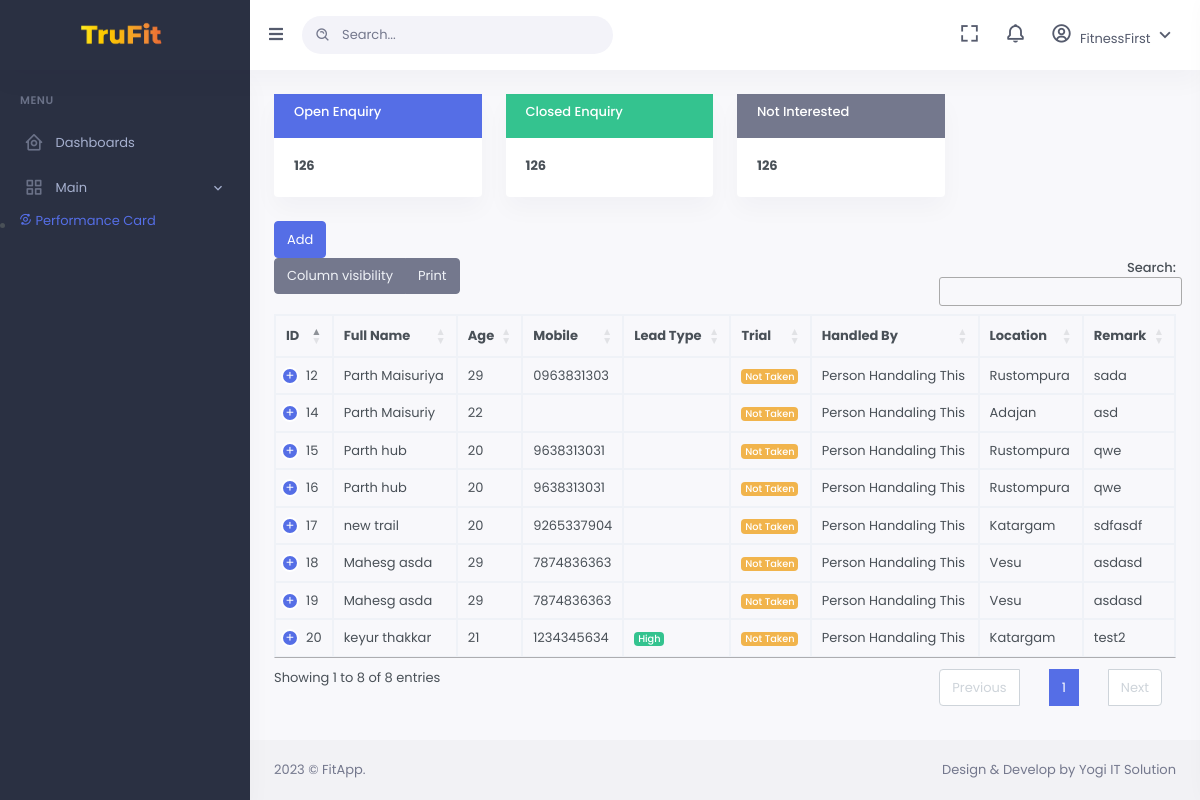
Page /all-inquiry.php (signed in) on the earlier database version.
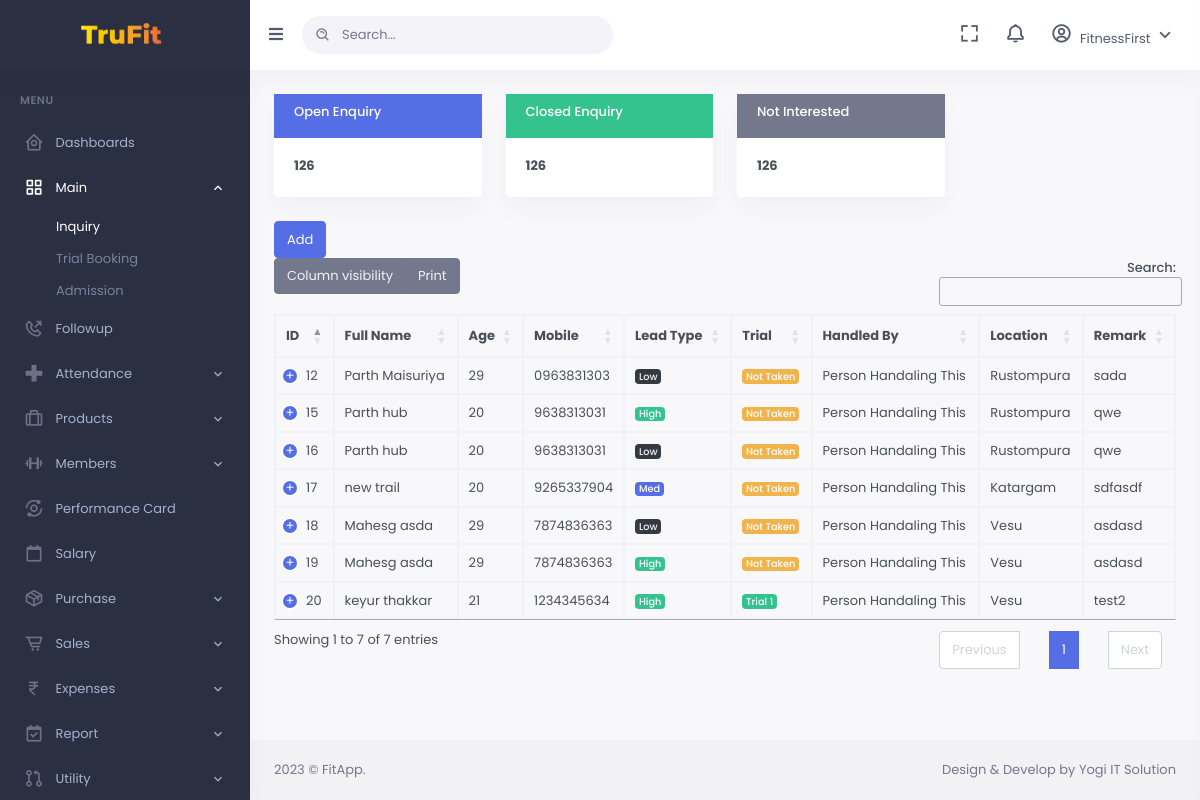
Same page on the later database version.
### tables this page shows
CREATE TABLE `student` (
  `stdID` int(11) NOT NULL,
  `stdfName` varchar(100) NOT NULL,
  `stdlName` varchar(100) NOT NULL,
  `stdAge` int(3) NOT NULL,
  `stdGender` varchar(7) NOT NULL,
  `stdContact` varchar(10) NOT NULL,
  `stdEmailID` varchar(50) NOT NULL,
  `school` varchar(200) NOT NULL,
  `locationID` int(11) NOT NULL,
  `refID` int(11) NOT NULL,
  `programInterestedIN` int(11) NOT NULL,
  `resume` varchar(500) NOT NULL,
  `priority` varchar(50) NOT NULL,
  `remarks` varchar(500) NOT NULL
);

CREATE TABLE `location` (
  `locationID` int(11) NOT NULL,
  `locationName` varchar(50) NOT NULL,
  `addline1` varchar(300) NOT NULL,
  `addline2` varchar(300) NOT NULL,
  `city` varchar(100) NOT NULL,
  `zipcode` varchar(50) NOT NULL,
  `state` varchar(50) NOT NULL,
  `country` varchar(255) NOT NULL,
  `mobile` varchar(10) NOT NULL,
  `printName` varchar(255) NOT NULL,
  `locationEmail` varchar(255) NOT NULL,
  `active` int(11) NOT NULL
);

### all-inquiry.php (the view, shortened to what the rows shown need)
<?php
include_once 'db_conn.php';
?>
<!DOCTYPE html>
<html lang="en">
<?php
include('inc/head.php')
?>
<body data-sidebar="dark">
    <div id="layout-wrapper">
        <div id="main" class="layout-column flex">
            <div class="main-content">
                <div class="page-content">
                    <div class="container-fluid">
                        <div class="padding">
                            <table id="datatable-buttons" class="table table-bordered dt-responsive nowrap w-100">
                                <thead>
                                    <tr>
                                        <th data-sortable="true" data-field="id">ID</th>
                                        <th data-sortable="true" data-field="fullname">Full Name</th>
                                        <th data-sortable="true" data-field="age">Age</th>
                                        <th data-sortable="true" data-field="Mobile">Mobile</th>
                                        <th data-sortable="true" data-field="Lead Type">Lead Type</th>
                                        <th data-sortable="true" data-field="Trial">Trial</th>
                                        <th data-sortable="true" data-field="Handled By">Handled By</th>
                                        <th data-sortable="true" data-field="Location">Location</th>
                                        <th data-sortable="true" data-field="Remark">Remark</th>
                                        <a href="add-inquiry.php" class="btn btn-primary">Add</a>
                                    </tr>
                                </thead>
                                <tbody>
                                    <?php
                                    $sqlIn = "SELECT s.*,l.locationName,t.trial1,t.trial2,t.trial3 FROM `student` as s inner JOIN location as l on s.locationID = l.locationID
                                    left join trial as t on t.stdID = s.stdID ";
                                    $res = mysqli_query($conn, $sqlIn);
                                    while ($row = mysqli_fetch_assoc($res)) {
                                    ?>
                                        <tr class=" flex">
                                            <td class="flex"><?= $row['stdID'] ?></td>
                                            <td class="flex"><?= $row['stdfName'] . " " . $row['stdlName'] ?></td>
                                            <td class="flex"><?= $row['stdAge'] ?></td>
                                            <td class="flex"><?= $row['stdContact'] ?></td>
                                            <td>
                                                <?php
                                                    if($row['priority'] == "High"){
                                                ?>
                                                <span class="badge  bg-success">
                                                    High
                                                </span>
                                            <?php } ?>
                                            <?php
                                                if($row['priority'] == "Med"){
                                                ?>
                                                <span class="badge  bg-primary">
                                                    Med
                                                </span>
                                            <?php } ?>
                                            <?php
                                                if($row['priority'] == "Low"){
                                                ?>
                                                <span class="badge  bg-dark ">
                                                    Low
                                                </span>
                                            <?php } ?>
                                            </td>
                                            <td>
                                                <?php
                                                    if($row['trial1'] != "1" && $row['trial2'] != "1" && $row['trial3'] != "1" ){
                                                ?>
                                                <span class="badge  bg-warning">
                                                    Not Taken
                                                </span>
                                                <?php } ?>
                                                <?php
                                                    if($row['trial1'] == "1"){
                                                ?>
                                                <span class="badge  bg-success">
                                                    Trial 1
                                                </span>
                                            <?php } ?>
                                            </td>
                                            <td>Person Handaling This</td>
                                            <td class="flex"><?= $row['locationName'] ?></td>
                                            <td><?= $row['remarks'] ?></td>
                                        </tr>
                                    <?php } ?>
                                </tbody>
                            </table>
                        </div>
                    </div>
                </div>
            </div>
        </div>
    </div>
</body>
</html>

Differences in the rows shown:
no longer on this page (row edited): student: stdID "14", stdfName "Parth", stdlName "Maisuriy", stdAge "22", shows "Not Taken", locationID.locationName "Adajan", remarks "asd"
changed student "keyur": locationID.locationName "Katargam" → "Vesu"; text "Not Taken" → "Trial 1"; moves up the list
changed student "Maisuriya": now shows "Low"
changed student id 15: now shows "High"
changed student id 16: now shows "Low"
changed student "new": now shows "Med"
changed student id 18: now shows "Low"
changed student id 19: now shows "High"
Other differences:
text written by a page script: "Column visibility Print Search: Showing 1 to 8 of 8 entries Previous 1 Next" → "Column visibility Print Search: Showing 1 to 7 of 7 entries Previous 1 Next"
text now shown: "Inquiry Trial Booking Admission Followup Attendance Products Members Salary Purchase Sales Expenses Report Utility"
